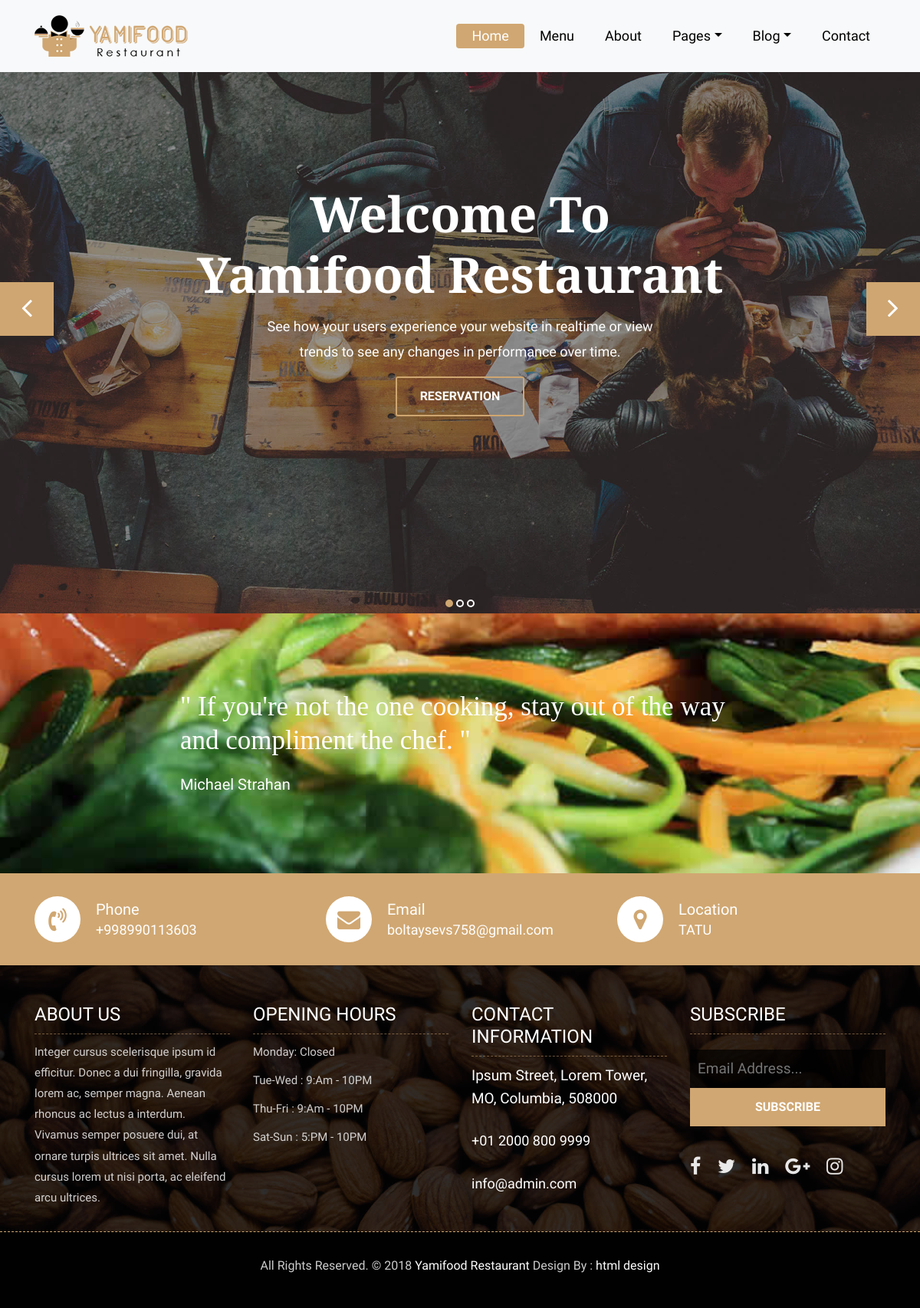
The page / on the database its author committed.
### contact/models.py (models this page shows)
class Footer(models.Model):
    number = models.CharField(max_length=100, verbose_name="telefon raqam")
    email = models.EmailField(max_length=100, verbose_name="email")
    location = models.CharField(max_length=255, verbose_name="manzil")
    longitude = models.FloatField(verbose_name="manzil kodi")
    latitude = models.FloatField(verbose_name="latitude")
    created_at = models.DateTimeField()
    def __str__(self):
        return self.number
    class Meta:
        verbose_name = "footer qismida malumotlar"

### baseapp/views.py (the view)
# urls.py: path('',baseapp_page,name='base')
def baseapp_page(request):
    footer = Footer.objects.all().first()
    print(footer)
    print(11111111111)
    ctx = {
        "footer": footer,
        'url': generate_url(lon=footer.longitude, lat=footer.latitude)
    }
    return render(request, 'base.html', context=ctx)

### baseapp/views.py (called while the page is built)
def generate_url(lon, lat):
    return f'https://www.google.com/maps/@{lon},{lat}z?entry=ttu'

### template/base.html (shortened to what this page needs)
<!DOCTYPE html>
{% load static %}
<html lang="en">
{% block content %}
<head>
    <link rel="stylesheet" href="{% static 'css/bootstrap.min.css' %}">
    <link rel="stylesheet" href="{% static 'css/style.css' %}">
    <link rel="stylesheet" href="{% static 'css/responsive.css' %}">
    <link rel="stylesheet" href="{% static 'css/custom.css' %}">
</head>
<body>
	<header class="top-navbar">
		<nav class="navbar navbar-expand-lg navbar-light bg-light">
			<div class="container">
				<a class="navbar-brand" href="base.html">
					<img src="{% static 'images/logo.png' %}" alt="" />
				</a>
				<div class="collapse navbar-collapse" id="navbars-rs-food">
					<ul class="navbar-nav ml-auto">
						<li class="nav-item active"><a class="nav-link" href="{% url 'base' %}">Home</a></li>
						<li class="nav-item"><a class="nav-link" href="{% url 'menu' %}">Menu</a></li>
						<li class="nav-item"><a class="nav-link" href="{% url 'about' %}">About</a></li>
						<li class="nav-item dropdown">
							<a class="nav-link dropdown-toggle" href="#" id="dropdown-a" data-toggle="dropdown">Pages</a>
						</li>
						<li class="nav-item dropdown">
							<a class="nav-link dropdown-toggle" href="#"  data-toggle="dropdown">Blog</a>
						</li>
						<li class="nav-item"><a class="nav-link" href="{% url 'contact' %}">Contact</a></li>
					</ul>
				</div>
			</div>
		</nav>
	</header>
	<div id="slides" class="cover-slides">
		<ul class="slides-container">
			<li class="text-center">
				<img src="{% static 'images/slider-01.jpg' %}" alt="">
				<div class="container">
					<div class="row">
						<div class="col-md-12">
							<h1 class="m-b-20"><strong>Welcome To <br> Yamifood Restaurant</strong></h1>
							<p class="m-b-40">See how your users experience your website in realtime or view  <br>
							trends to see any changes in performance over time.</p>
							<p><a class="btn btn-lg btn-circle btn-outline-new-white" href="#">Reservation</a></p>
						</div>
					</div>
				</div>
			</li>
		</ul>
		<div class="slides-navigation">
			<a href="#" class="next"><i class="fa fa-angle-right" aria-hidden="true"></i></a>
			<a href="#" class="prev"><i class="fa fa-angle-left" aria-hidden="true"></i></a>
		</div>
	</div>
	<div class="qt-box qt-background">
		<div class="container">
			<div class="row">
				<div class="col-md-8 ml-auto mr-auto text-left">
					<p class="lead ">
						" If you're not the one cooking, stay out of the way and compliment the chef. "
					</p>
					<span class="lead">Michael Strahan</span>
				</div>
			</div>
		</div>
	</div>
	<div class="contact-imfo-box">
		<div class="container">
			<div class="row">
				<div class="col-md-4">
					<i class="fa fa-volume-control-phone"></i>
					<div class="overflow-hidden">
						<h4>Phone</h4>
						<p class="lead">
							{{ footer.number }}
						</p>
					</div>
				</div>
				<div class="col-md-4">
					<i class="fa fa-envelope"></i>
					<div class="overflow-hidden">
						<h4>Email</h4>
						<p class="lead">
							{{ footer.email }}
						</p>
					</div>
				</div>
				<div class="col-md-4">
					<a href="{{ url }}"><i class="fa fa-map-marker"></i></a>
					<div class="overflow-hidden">
						<h4>Location</h4>
						<p class="lead">
							{{ footer.location }}
						</p>
					</div>
				</div>
			</div>
		</div>
	</div>
	<footer class="footer-area bg-f">
		<div class="container">
			<div class="row">
				<div class="col-lg-3 col-md-6">
					<h3>About Us</h3>
					<p>Integer cursus scelerisque ipsum id efficitur. Donec a dui fringilla, gravida lorem ac, semper magna. Aenean rhoncus ac lectus a interdum. Vivamus semper posuere dui, at ornare turpis ultrices sit amet. Nulla cursus lorem ut nisi porta, ac eleifend arcu ultrices.</p>
				</div>
				<div class="col-lg-3 col-md-6">
					<h3>Opening hours</h3>
					<p><span class="text-color">Monday: </span>Closed</p>
					<p><span class="text-color">Tue-Wed :</span> 9:Am - 10PM</p>
					<p><span class="text-color">Thu-Fri :</span> 9:Am - 10PM</p>
					<p><span class="text-color">Sat-Sun :</span> 5:PM - 10PM</p>
				</div>
				<div class="col-lg-3 col-md-6">
					<h3>Contact information</h3>
					<p class="lead">Ipsum Street, Lorem Tower, MO, Columbia, 508000</p>
					<p class="lead"><a href="#">+01 2000 800 9999</a></p>
					<p><a href="#"> info@admin.com</a></p>
				</div>
				<div class="col-lg-3 col-md-6">
					<h3>Subscribe</h3>
					<div class="subscribe_form">
						<form class="subscribe_form">
							<input name="EMAIL" id="subs-email" class="form_input" placeholder="Email Address..." type="email">
							<button type="submit" class="submit">SUBSCRIBE</button>
						</form>
					</div>
					<ul class="list-inline f-social">
						<li class="list-inline-item"><a href="#"><i class="fa fa-facebook" aria-hidden="true"></i></a></li>
						<li class="list-inline-item"><a href="#"><i class="fa fa-twitter" aria-hidden="true"></i></a></li>
						<li class="list-inline-item"><a href="#"><i class="fa fa-linkedin" aria-hidden="true"></i></a></li>
						<li class="list-inline-item"><a href="#"><i class="fa fa-google-plus" aria-hidden="true"></i></a></li>
						<li class="list-inline-item"><a href="#"><i class="fa fa-instagram" aria-hidden="true"></i></a></li>
					</ul>
				</div>
			</div>
		</div>
		<div class="copyright">
			<div class="container">
				<div class="row">
					<div class="col-lg-12">
						<p class="company-name">All Rights Reserved. &copy; 2018 <a href="#">Yamifood Restaurant</a> Design By :
					<a href="https://html.design/">html design</a></p>
					</div>
				</div>
			</div>
		</div>
	</footer>
</body>
{% endblock %}
</html>

### static/css/superslides.css (style rules this page uses)
#slides { position: relative; }
#slides .slides-container { display: none; }
.slides-navigation { margin: 0 auto; position: absolute; z-index: 3; top: 46%; width: 100%; }
.slides-navigation a { position: absolute; display: block; }
.slides-navigation a.prev { left: 0; }
.slides-navigation a.next { right: 0; }

### rows shown on the page
Footer: number "+998990113603", email "boltaysevs758@gmail.com", location "TATU"
